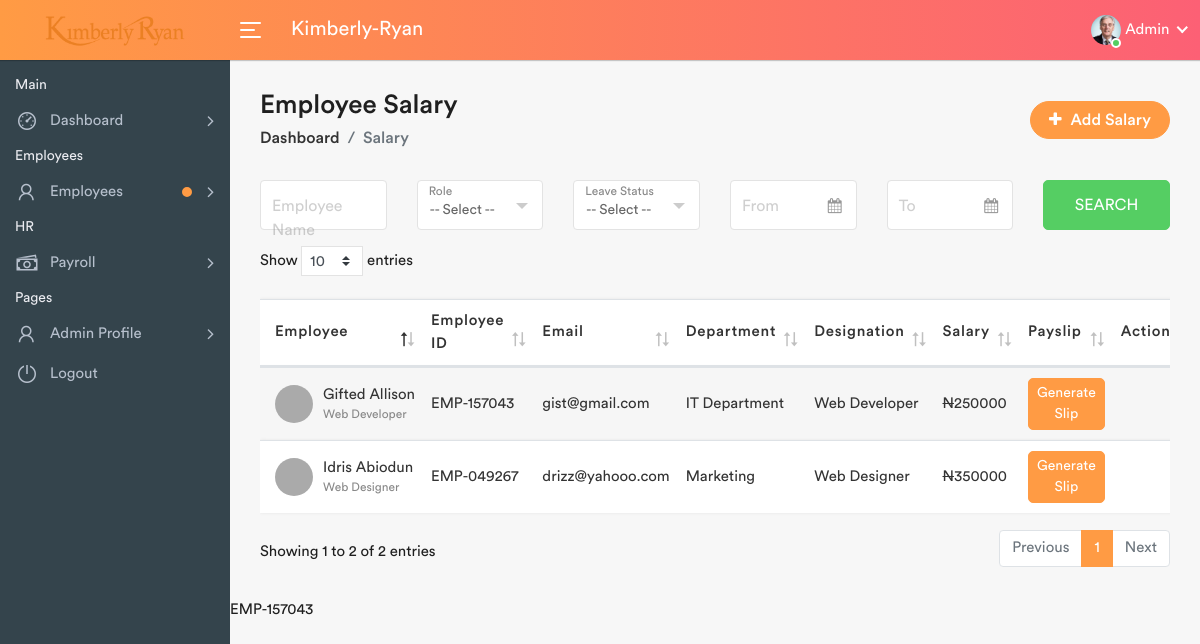
Screenshot of /salary.php (signed in) with the database file from the repository.
### tables this page shows
CREATE TABLE `users` (
  `id` int(11) NOT NULL,
  `FirstName` varchar(200) NOT NULL,
  `LastName` varchar(200) NOT NULL,
  `UserName` varchar(200) NOT NULL,
  `Email` varchar(100) NOT NULL,
  `Password` varchar(200) NOT NULL,
  `Phone` varchar(20) NOT NULL,
  `Address` varchar(200) NOT NULL,
  `Picture` varchar(255) NOT NULL,
  `dateTime` datetime NOT NULL DEFAULT current_timestamp()
);

CREATE TABLE `employees` (
  `id` int(11) NOT NULL,
  `FirstName` varchar(100) NOT NULL,
  `LastName` varchar(100) NOT NULL,
  `UserName` varchar(20) NOT NULL,
  `Email` varchar(100) NOT NULL,
  `Password` varchar(255) NOT NULL,
  `Employee_Id` varchar(50) NOT NULL,
  `Phone` varchar(20) NOT NULL,
  `Department` varchar(255) NOT NULL,
  `Designation` varchar(255) NOT NULL,
  `Salary` varchar(255) NOT NULL,
  `Joining_Date` date NOT NULL DEFAULT current_timestamp(),
  `Picture` varchar(200) NOT NULL,
  `DateTime` datetime NOT NULL DEFAULT current_timestamp()
);

### salary.php (the view, shortened to what this page needs)
<?php
	include('includes/config.php');
 ?>
<!DOCTYPE html>
<html lang="en">
    <head>
        <link rel="stylesheet" href="assets/css/bootstrap.min.css">
        <link rel="stylesheet" href="assets/css/font-awesome.min.css">
        <link rel="stylesheet" href="assets/css/line-awesome.min.css">
		<link rel="stylesheet" href="assets/css/dataTables.bootstrap4.min.css">
		<link rel="stylesheet" href="assets/css/select2.min.css">
		<link rel="stylesheet" href="assets/css/bootstrap-datetimepicker.min.css">
        <link rel="stylesheet" href="assets/css/style.css">
    </head>
    <body>
        <div class="main-wrapper">
            <?php include_once("includes/header.php");?>
            <?php include_once("includes/sidebar.php");?>
            <div class="page-wrapper">
                <div class="content container-fluid">
					<div class="page-header">
						<div class="row align-items-center">
							<div class="col">
								<h3 class="page-title">Employee Salary</h3>
								<ul class="breadcrumb">
									<li class="breadcrumb-item"><a href="index.php">Dashboard</a></li>
									<li class="breadcrumb-item active">Salary</li>
								</ul>
							</div>
							<div class="col-auto float-right ml-auto">
								<a href="#" class="btn add-btn" data-toggle="modal" data-target="#add_salary"><i class="fa fa-plus"></i> Add Salary</a>
							</div>
						</div>
					</div>
					<div class="row filter-row">
					   <div class="col-sm-6 col-md-3 col-lg-3 col-xl-2 col-12">
							<div class="form-group form-focus">
								<input type="text" class="form-control floating">
								<label class="focus-label">Employee Name</label>
							</div>
					   </div>
					   <div class="col-sm-6 col-md-3 col-lg-3 col-xl-2 col-12">
							<div class="form-group form-focus select-focus">
								<label class="focus-label">Role</label>
							</div>
					   </div>
					   <div class="col-sm-6 col-md-3 col-lg-3 col-xl-2 col-12">
							<div class="form-group form-focus select-focus">
								<label class="focus-label">Leave Status</label>
							</div>
					   </div>
					   <div class="col-sm-6 col-md-3 col-lg-3 col-xl-2 col-12">
							<div class="form-group form-focus">
								<div class="cal-icon">
									<input class="form-control floating datetimepicker" type="text">
								</div>
								<label class="focus-label">From</label>
							</div>
						</div>
					   <div class="col-sm-6 col-md-3 col-lg-3 col-xl-2 col-12">
							<div class="form-group form-focus">
								<div class="cal-icon">
									<input class="form-control floating datetimepicker" type="text">
								</div>
								<label class="focus-label">To</label>
							</div>
						</div>
						<div class="col-sm-6 col-md-3 col-lg-3 col-xl-2 col-12">
							<a href="#" class="btn btn-success btn-block"> Search </a>
						</div>
                    </div>
					<div class="row">
						<div class="col-md-12">
							<div class="table-responsive">
								<table class="table table-striped custom-table datatable">
									<thead>
										<tr>
											<th>Employee</th>
											<th>Employee ID</th>
											<th>Email</th>
											<th>Department</th>
											<th>Designation</th>
											<th>Salary</th>
											<th>Payslip</th>
											<th class="text-right">Action</th>
										</tr>
									</thead>
									<tbody>
									<?php
										$sql = "SELECT * FROM employees";
										$query = $dbh->prepare($sql);
										$query->execute();
										$results=$query->fetchAll(PDO::FETCH_OBJ);
										if($query->rowCount() > 0)
										{
										foreach($results as $row)
										{
									?>
										<tr>
											<td>
												<h2 class="table-avatar">
													<a href="profile.php" class="avatar"><img alt="" src="employees/<?php echo htmlentities($row->Picture); ?>"></a>
													<a href="profile.php"><?php echo htmlentities($row->FirstName)." ".htmlentities($row->LastName); ?> <span><?php echo htmlentities($row->Designation); ?></span></a>
												</h2>
											</td>
											<td><?php echo htmlentities($row->Employee_Id); ?></td>
											<td><?php echo htmlentities($row->Email); ?></td>
											<td><?php echo htmlentities($row->Department); ?></td>
											<td><?php echo htmlentities($row->Designation); ?>	</td>
											<td><s>N</s><?php echo htmlentities($row->Salary); ?></td>
											<td><a class="btn btn-sm btn-primary" href="salary-view.php">Generate Slip</a></td>
											<td class="text-right">
												<div class="dropdown dropdown-action">
													<a href="#" class="action-icon dropdown-toggle" data-toggle="dropdown" aria-expanded="false"><i class="material-icons">more_vert</i></a>
												</div>
											</td>
										</tr>
										<?php $cnt +=1;
    }
    } ?>
									</tbody>
								</table>
							</div>
						</div>
					</div>
                </div>
				<?php include_once("includes/modals/salary/edit.php"); ?>
            </div>
        </div>
    </body>
</html>

### includes/header.php (shortened to what this page needs)
<div class="header">
	<div class="header-left">
		<a href="index.php" class="logo">
			<img src="assets/img/logo.png" width="150" height="40" alt="">
		</a>
	</div>
	<a id="toggle_btn" href="javascript:void(0);">
		<span class="bar-icon">
			<span></span>
			<span></span>
			<span></span>
		</span>
	</a>
	<div class="page-title-box">
		<h3>Kimberly-Ryan</h3>
	</div>
	<ul class="nav user-menu">
		<?php
		$sql = "SELECT * from users WHERE UserName ='Admin'";
		$query = $dbh -> prepare($sql);
		$query->execute();
		$result=$query->fetch(PDO::FETCH_OBJ);
		?>
		<li class="nav-item dropdown has-arrow main-drop">
			<a href="#" class="dropdown-toggle nav-link" data-toggle="dropdown">
				<span class="user-img"><img src="./profiles/<?php echo htmlentities($result->Picture);?>" alt="User Picture">
				<span class="status online"></span></span>
				<span><?php echo htmlentities(ucfirst($_SESSION['userlogin']));?></span>
			</a>
		</li>
	</ul>
</div>

### includes/sidebar.php (shortened to what this page needs)
<div class="sidebar" id="sidebar">
                <div class="sidebar-inner slimscroll">
					<div id="sidebar-menu" class="sidebar-menu">
						<ul>
							<li class="menu-title">
								<span>Main</span>
							</li>
							<li class="submenu">
								<a href="#"><i class="la la-dashboard"></i> <span> Dashboard</span> <span class="menu-arrow"></span></a>
							</li>
							<li class="menu-title">
								<span>Employees</span>
							</li>
							<li class="submenu">
								<a href="#" class="noti-dot"><i class="la la-user"></i> <span> Employees</span> <span class="menu-arrow"></span></a>
							</li>
							<li class="menu-title">
								<span>HR</span>
							</li>
							<li class="submenu">
								<a href="#"><i class="la la-money"></i> <span> Payroll </span> <span class="menu-arrow"></span></a>
							</li>
							<li class="menu-title">
								<span>Pages</span>
							</li>
							<li class="submenu">
								<a href="#"><i class="la la-user"></i> <span> Admin Profile </span> <span class="menu-arrow"></span></a>
							</li>
							<li>
								<a href="logout.php"><i class="la la-power-off"></i> <span>Logout</span></a>
							</li>
						</ul>
					</div>
                </div>
            </div>

### includes/modals/salary/edit.php (shortened to what this page needs)
<?php $user_id =  htmlentities($row->Employee_Id); ?>
<?php echo $user_id?>

### rows the page displays
users: Picture (picture)
employees: FirstName "Idris", LastName "Abiodun", Designation "Web Designer", Employee_Id "EMP-049267", Email "drizz@yahooo.com", Department "Marketing", Salary "350000"
employees: FirstName "Gifted", LastName "Allison", Designation "Web Developer", Employee_Id "EMP-157043", Email "gist@gmail.com", Department "IT Department", Salary "250000"

### other values shown
$_SESSION['userlogin'] "Admin"
